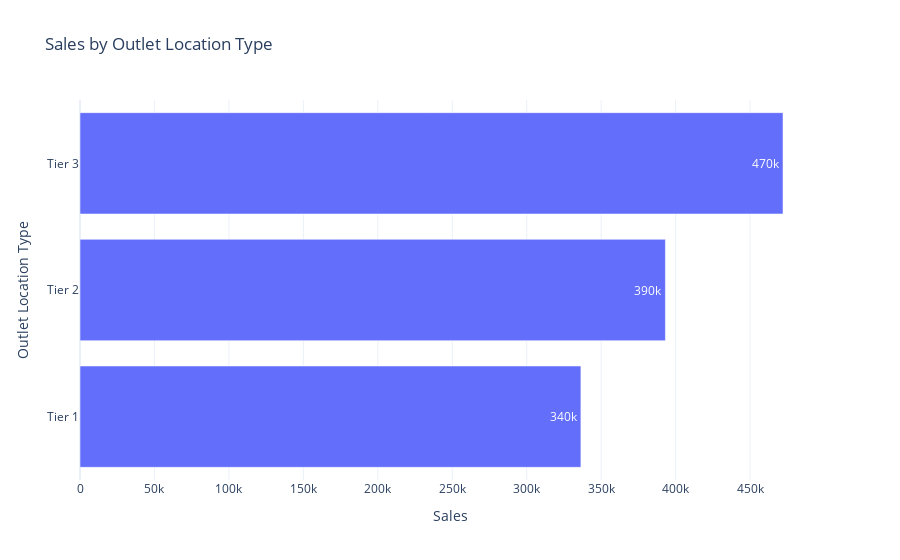

The notebook cell this image was saved under:
### Markdown cell above
**Horizontal bar chart**

### Code cell
Sales_by_Outlet_location = (
    df.groupby("Outlet Location Type", as_index=False)["Sales"]
      .sum()
      .sort_values("Sales", ascending=True)  # best for horizontal
)

fig = px.bar(
    Sales_by_Outlet_location,
    x="Sales",                       
    y="Outlet Location Type",        
    title="Sales by Outlet Location Type",
    text_auto=True,
    orientation="h"                  #  horizontal bars
)

fig.show()

### Figure 1 — Plotly figure (JSON) as saved in the notebook; plotly's stock layout.template omitted (floating-point values rounded to 4 significant figures)
{"data": [{"hovertemplate": "Sales=%{x}<br>Outlet Location Type=%{y}<extra></extra>", "legendgroup": "", "marker": {"color": "#636efa", "pattern": {"shape": ""}}, "name": "", "orientation": "h", "showlegend": false, "textposition": "auto", "texttemplate": "%{x:.2s}", "type": "bar", "x": [336400.0, 393200.0, 472100.0], "xaxis": "x", "y": ["Tier 1", "Tier 2", "Tier 3"], "yaxis": "y"}], "layout": {"bargap": 0.2, "barmode": "relative", "legend": {"tracegroupgap": 0}, "title": {"text": "Sales by Outlet Location Type"}, "xaxis": {"anchor": "y", "domain": [0, 1], "title": {"text": "Sales"}}, "yaxis": {"anchor": "x", "domain": [0, 1], "title": {"text": "Outlet Location Type"}}}}
